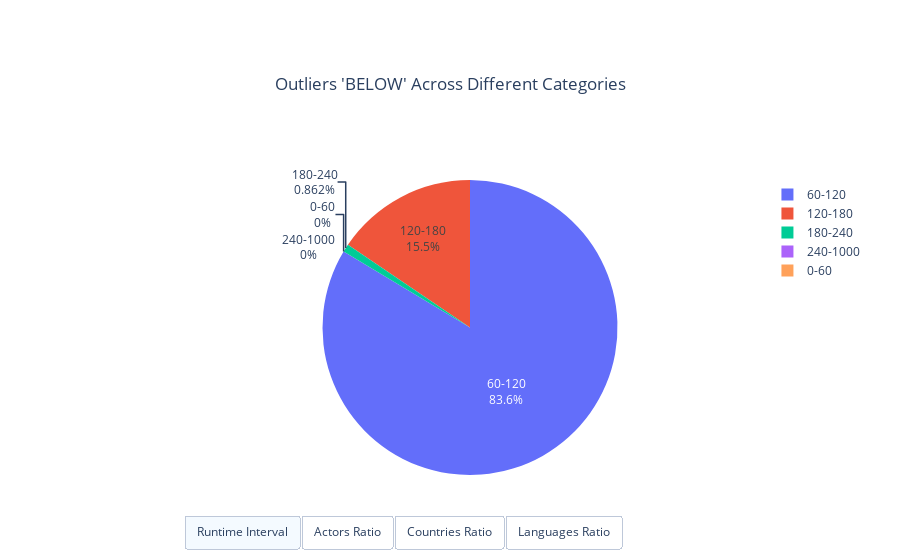

The code cell stored with this chart in its notebook:
### Code cell
# Example usage
fig  = create_interactive_plots(outliers_below, final,"Outliers 'BELOW' Across Different Categories")
# Save the plot as an HTML file (for interactive features)
fig.write_html('assets/plots/outliers_below.html')

# Save the plot as an image file (e.g., PNG)
fig.write_image('assets/plots/outliers_below.png', engine='kaleido')

### Figure 1 — Plotly figure (JSON) as saved in the notebook; plotly's stock layout.template omitted (floating-point values rounded to 4 significant figures)
{"data": [{"hoverinfo": "label+percent+name", "labels": ["60-120", "120-180", "180-240", "240-1000", "0-60"], "name": "Runtime", "textinfo": "label+percent", "type": "pie", "values": [97, 18, 1, 0, 0]}, {"hoverinfo": "label+percent+name", "labels": ["0-25%", "25-50%", "50-75%", "75-100%"], "name": "Actors", "textinfo": "label+percent", "type": "pie", "values": [70, 38, 7, 1], "visible": false}, {"hoverinfo": "label+percent+name", "labels": ["75-100%", "25-50%", "50-75%", "0-25%"], "name": "Countries", "textinfo": "label+percent", "type": "pie", "values": [108, 7, 1, 0], "visible": false}, {"hoverinfo": "label+percent+name", "labels": ["75-100%", "25-50%", "0-25%", "50-75%"], "name": "Languages", "textinfo": "label+percent", "type": "pie", "values": [108, 7, 1, 0], "visible": false}], "layout": {"margin": {"t": 180}, "title": {"text": "Outliers 'BELOW' Across Different Categories", "x": 0.5}, "updatemenus": [{"buttons": [{"args": [{"visible": [true, false, false, false]}], "label": "Runtime Interval", "method": "update"}, {"args": [{"visible": [false, true, false, false]}], "label": "Actors Ratio", "method": "update"}, {"args": [{"visible": [false, false, true, false]}], "label": "Countries Ratio", "method": "update"}, {"args": [{"visible": [false, false, false, true]}], "label": "Languages Ratio", "method": "update"}], "direction": "left", "pad": {"r": 10, "t": 10}, "showactive": true, "type": "buttons", "x": 0, "xanchor": "left", "y": -0.1, "yanchor": "top"}]}}
